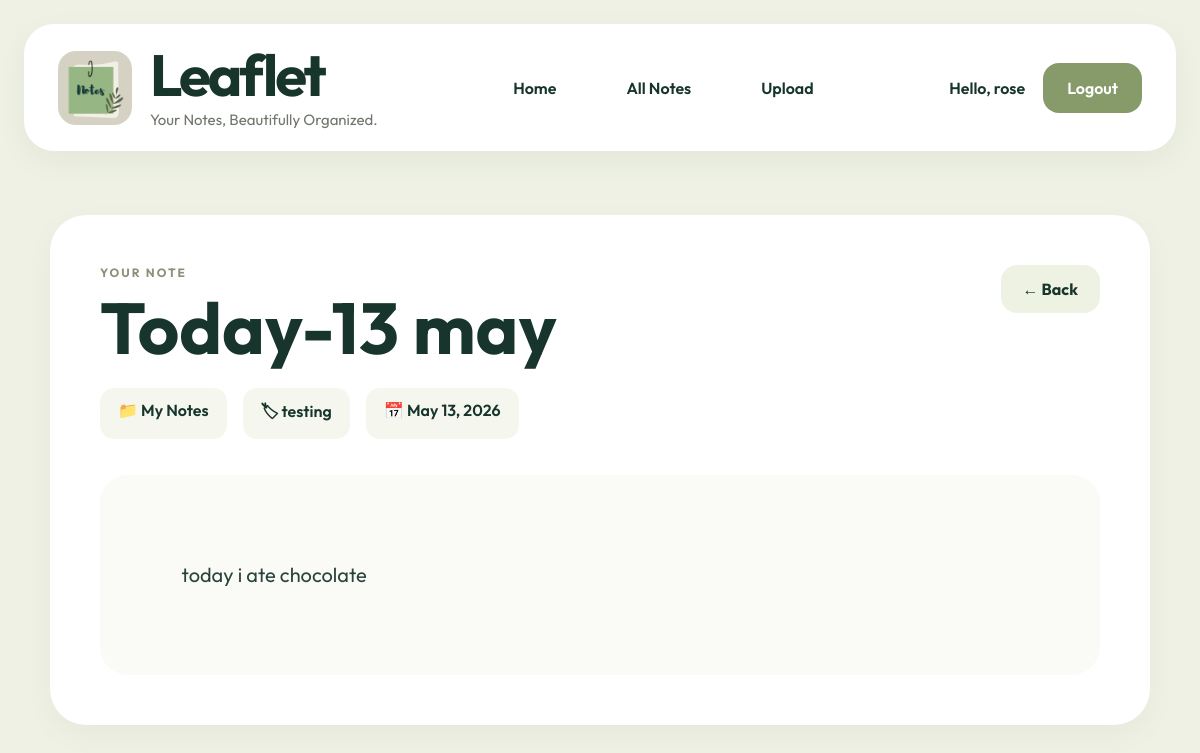
/note/6 (signed in), run on the app's committed database.
### website/models.py (models this page shows)
class User(db.Model, UserMixin):
    id = db.Column(db.Integer, primary_key=True)
    email = db.Column(db.String(150), unique=True)
    password = db.Column(db.String(150))
    first_name = db.Column(db.String(150))
    notes = db.relationship('Note', order_by='desc(Note.date)')

class Note(db.Model):
    id = db.Column(db.Integer, primary_key=True)
    title = db.Column(db.String(200), default='Untitled note')
    data = db.Column(db.String(10000))
    date = db.Column(db.DateTime(timezone=True), default=func.now())
    category = db.Column(db.String(50), default='General')
    notebook = db.Column(db.String(100), default='My Notes')
    tags = db.Column(db.String(200), default='')
    pinned = db.Column(db.Boolean, default=False)
    file = db.Column(db.String(300))
    user_id = db.Column(db.Integer, db.ForeignKey('user.id'))
    folder_id = db.Column(
    db.Integer,
    db.ForeignKey('folder.id')
)

### website/views.py (the view, shortened to what this page needs)
@views.route('/note/<int:note_id>')
@login_required
def view_note(note_id):
    note = Note.query.get_or_404(note_id)
    return render_template(
        "view_note.html",
        user=current_user,
        note=note
    )

### website/templates/view_note.html (shortened to what this page needs)
{% extends "base.html" %}
{% block content %}
<div class="view-note-page">
  <section class="view-note-card">
    <div class="view-note-top">
      <div>
        <p class="note-view-label">
          YOUR NOTE
        </p>
        <h1>
          {{ note.title }}
        </h1>
      </div>
      <a
        href="{{ url_for('views.all_notes') }}"
        class="back-notes-btn"
      >
        ← Back
      </a>
    </div>
    <div class="note-meta">
      <span>
        📁 {{ note.notebook or 'My Notes' }}
      </span>
      <span>
        🏷 {{ note.category or 'General' }}
      </span>
      <span>
        📅 {{ note.date.strftime('%b %d, %Y') }}
      </span>
    </div>
    <div class="note-content">
      {% if note.file %}
        <a
          href="{{ url_for('views.uploaded_file', filename=note.file) }}"
          target="_blank"
          class="open-file-btn"
        >
          📄 Open uploaded file
        </a>
      {% else %}
        <p>
          {{ note.data }}
        </p>
      {% endif %}
    </div>
  </section>
</div>
{% endblock %}

### website/templates/base.html (shortened to what this page needs)
<!DOCTYPE html>
<html lang="en">
<head>
  <link
    rel="stylesheet"
    href="{{ url_for('static', filename='app.css') }}"
  >
</head>
<body>
  {% if user.is_authenticated %}
  <nav class="global-navbar">
    <div class="global-left">
      <a
        href="{{ url_for('views.home') }}"
        class="logo-link"
      >
        <img
          src="{{ url_for('static', filename='images/logo.png') }}"
          alt="Leaflet Logo"
        >
        <div class="global-brand">
          <h2>
            Leaflet
          </h2>
          <p>
            Your Notes, Beautifully Organized.
          </p>
        </div>
      </a>
    </div>
    <div class="global-center">
      <a
        href="{{ url_for('views.home') }}"
        class="nav-link"
      >
        Home
      </a>
      <a
        href="{{ url_for('views.all_notes') }}"
        class="nav-link"
      >
        All Notes
      </a>
      <a
        href="{{ url_for('views.upload_pdf') }}"
        class="nav-link"
      >
        Upload
      </a>
    </div>
    <div class="global-right">
      <span class="nav-user">
        Hello, {{ user.first_name }}
      </span>
      <a
        href="{{ url_for('auth.logout') }}"
        class="logout-nav"
      >
        Logout
      </a>
    </div>
  </nav>
  {% endif %}
  <main>
    {% block content %}
    {% endblock %}
  </main>
</body>
</html>

### website/static/app.css (style rules this page uses)
html, body { margin:0; padding:0; width:100%; overflow-x:hidden; }
:root { --bg:#eef1e4; --panel:#ffffff; --soft:#f7f8f2; --border:#e6eadc; --text:#17352b; --muted:#6f766b; --primary:#869b69; --primary-dark:#74895a; --primary-soft:#e6edd7; --shadow: 0 10px 30px rgba(44,56,34,0.05); --radius:28px; }
* { margin:0; padding:0; box-sizing:border-box; }
html, body { min-height:100%; }
body { font-family:'Outfit',sans-serif; background:var(--bg); color:var(--text); }
a { text-decoration:none; color:inherit; }
img { max-width:100%; display:block; }
.global-navbar { width:calc(100% - 48px); margin:24px auto; background:var(--panel); border-radius:30px; padding:22px 34px; display:flex; align-items:center; justify-content:space-between; box-shadow:var(--shadow); position:sticky; top:18px; z-index:999; }
.logo-link { display:flex; align-items:center; gap:18px; }
.logo-link img { width:74px; height:74px; border-radius:18px; object-fit:cover; }
.global-brand h2 { font-size:58px; line-height:1; letter-spacing:-3px; }
.global-brand p { margin-top:6px; font-size:15px; color:var(--muted); }
.global-center { display:flex; align-items:center; gap:18px; }
.nav-link { padding:16px 26px; border-radius:18px; font-weight:600; transition:.25s ease; }
.global-right { display:flex; align-items:center; gap:18px; }
.nav-user { font-weight:600; }
.logout-nav { background:var(--primary); color:white; padding:15px 24px; border-radius:16px; font-weight:600; }
.view-note-page { padding:40px; }
.view-note-card { max-width:1100px; margin:auto; background:white; border-radius:36px; padding:50px; box-shadow:0 10px 30px rgba(0,0,0,0.04); }
.view-note-top { display:flex; justify-content:space-between; align-items:flex-start; gap:20px; margin-bottom:26px; }
.note-view-label { font-size:12px; font-weight:700; letter-spacing:2px; color:#8b9279; margin-bottom:14px; }
.view-note-top h1 { font-size:72px; line-height:0.95; color:#17352d; }
.back-notes-btn { background:#eef2e3; padding:14px 22px; border-radius:16px; text-decoration:none; color:#17352d; font-weight:700; }
.note-meta { display:flex; flex-wrap:wrap; gap:16px; margin-bottom:36px; }
.note-meta span { background:#f5f7ef; padding:12px 18px; border-radius:14px; color:#17352d; font-weight:600; }
.note-content { background:#fafbf7; border-radius:28px; padding:40px; }
.note-content p { white-space:pre-wrap; font-size:20px; line-height:2; color:#2b433d; }

### data on the page
User: first_name "rose"
Note: title "Today-13 may", notebook "My Notes", category "testing", date "May 13, 2026", data "today i ate chocolate"
